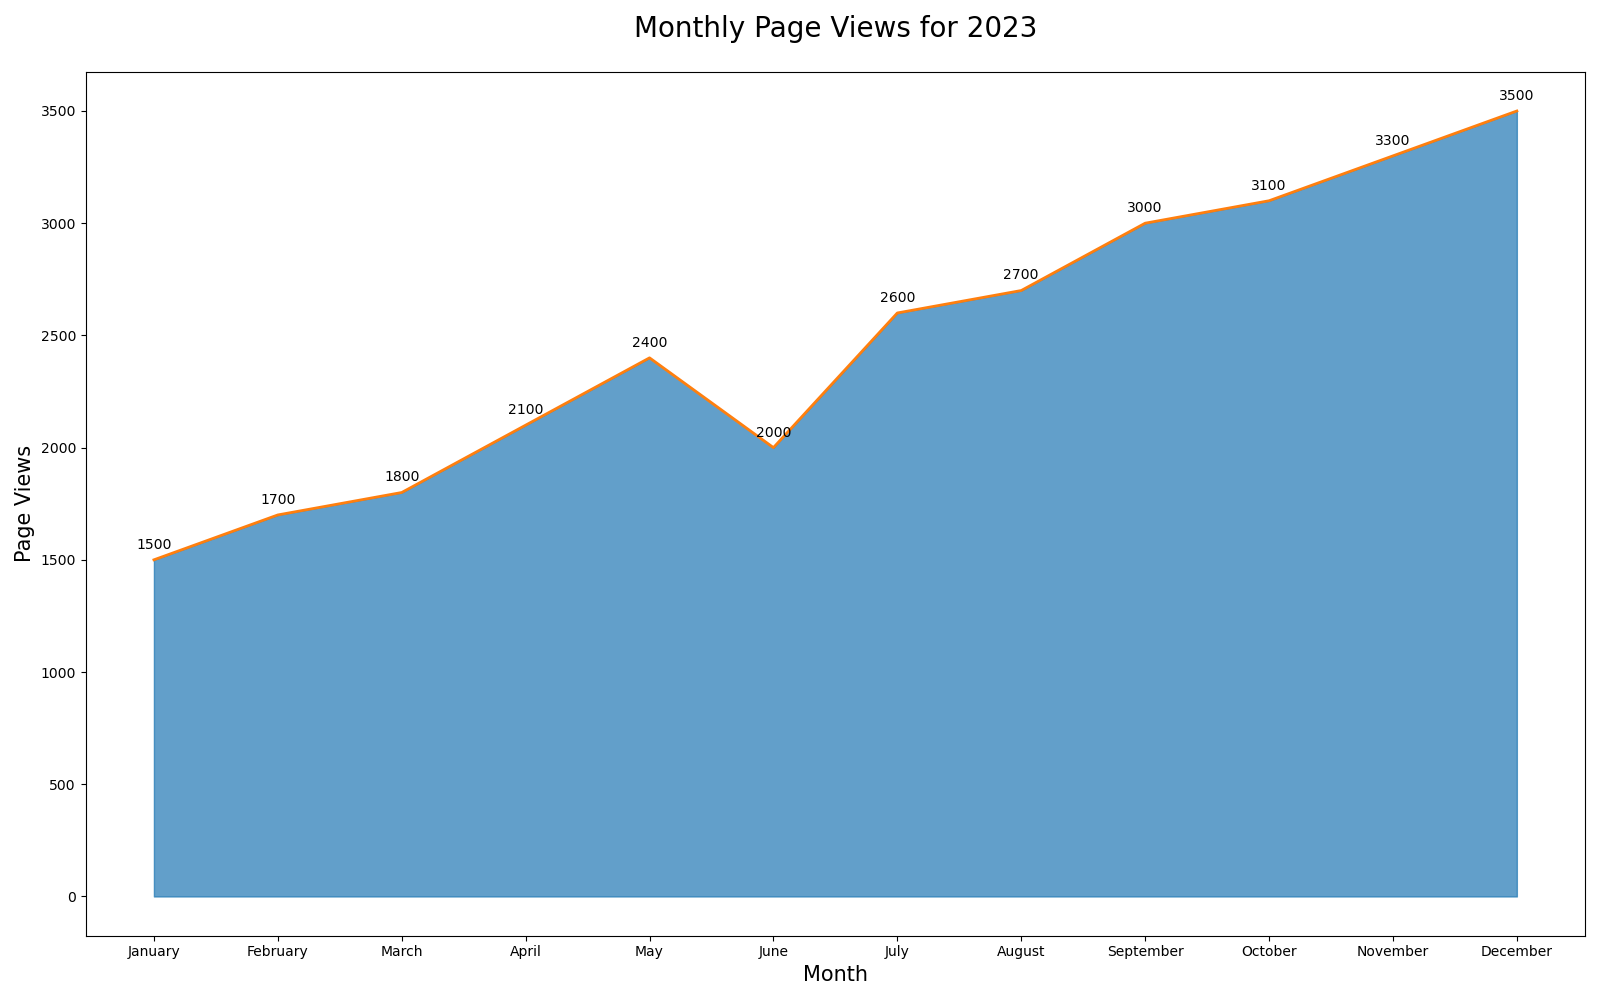

The script that drew this image:

import matplotlib.pyplot as plt
import pandas as pd

# Data
data = {
    "Month": ["January", "February", "March", "April", "May", "June", 
              "July", "August", "September", "October", "November", "December"],
    "Page Views": [1500, 1700, 1800, 2100, 2400, 2000, 2600, 2700, 3000, 3100, 3300, 3500]
}

df = pd.DataFrame(data)

# Plot
plt.figure(figsize=(16, 10))
plt.fill_between(df["Month"], df["Page Views"], color="#1f77b4", alpha=0.7)
plt.plot(df["Month"], df["Page Views"], color="#ff7f0e", linewidth=2)

# Title and labels
plt.title("Monthly Page Views for 2023", fontsize=20, pad=25)
plt.xlabel("Month", fontsize=15)
plt.ylabel("Page Views", fontsize=15)

# Annotation
for i, txt in enumerate(df["Page Views"]):
    plt.annotate(txt, (df["Month"][i], df["Page Views"][i]), textcoords="offset points", xytext=(0,8), ha='center')

plt.tight_layout()
plt.savefig("monthly_page_views_area_chart.png")
plt.show()
